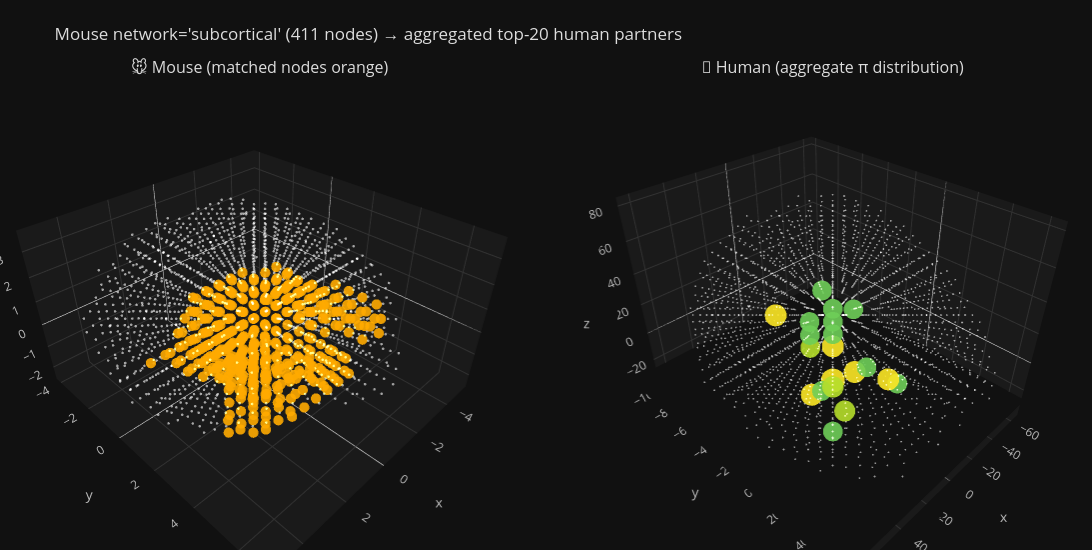

Notebook cell for this chart:
### Markdown cell above
### Translate a non-anchor region by network

Example: zona incerta is part of the `subcortical` network. Aggregate all
411 mouse subcortical nodes' π rows to see where they map collectively in human.
(Yes, this includes thalamus, hypothalamus, etc. since they all live in this
network — there's no finer-grained label for zona incerta in the Garin atlas.)

### Code cell
plot_region_translation(model, network='subcortical',
                          source='mouse', top_k=20, dark=True)

### Figure 1 — Plotly figure (JSON) as saved in the notebook; plotly's stock layout.template omitted (floating-point values rounded to 4 significant figures; data arrays with more than 128 entries replaced by an {"elided": "..."} marker saying what was removed)
{"data": [{"hovertemplate": "%{text}<extra></extra>", "marker": {"color": {"elided": "1864 str values"}, "line": {"width": 0}, "opacity": 0.9, "size": {"elided": "1864 int values"}}, "mode": "markers", "scene": "scene", "showlegend": false, "text": {"elided": "1864 str values"}, "type": "scatter3d", "x": {"elided": "1864 float values"}, "y": {"elided": "1864 float values"}, "z": {"elided": "1864 float values"}}, {"hovertemplate": "%{text}<extra></extra>", "marker": {"color": {"elided": "2094 str values"}, "line": {"width": 0}, "opacity": 0.9, "size": {"elided": "2094 float values"}}, "mode": "markers", "scene": "scene2", "showlegend": false, "text": {"elided": "2094 str values"}, "type": "scatter3d", "x": {"elided": "2094 float values"}, "y": {"elided": "2094 float values"}, "z": {"elided": "2094 float values"}}], "layout": {"annotations": [{"font": {"size": 16}, "showarrow": false, "text": "🐭 Mouse (matched nodes orange)", "x": 0.2375, "xanchor": "center", "xref": "paper", "y": 1, "yanchor": "bottom", "yref": "paper"}, {"font": {"size": 16}, "showarrow": false, "text": "🧠 Human (aggregate π distribution)", "x": 0.7625, "xanchor": "center", "xref": "paper", "y": 1, "yanchor": "bottom", "yref": "paper"}], "font": {"color": "#ddd"}, "height": 550, "margin": {"b": 0, "l": 0, "r": 0, "t": 80}, "paper_bgcolor": "#111", "plot_bgcolor": "#111", "scene": {"aspectmode": "data", "bgcolor": "#111", "domain": {"x": [0, 0.475], "y": [0, 1]}, "xaxis": {"backgroundcolor": "#1a1a1a", "color": "#bbb", "gridcolor": "#333", "title": {"text": "x"}}, "yaxis": {"backgroundcolor": "#1a1a1a", "color": "#bbb", "gridcolor": "#333", "title": {"text": "y"}}, "zaxis": {"backgroundcolor": "#1a1a1a", "color": "#bbb", "gridcolor": "#333", "title": {"text": "z"}}}, "scene2": {"aspectmode": "data", "bgcolor": "#111", "domain": {"x": [0.525, 1], "y": [0, 1]}, "xaxis": {"backgroundcolor": "#1a1a1a", "color": "#bbb", "gridcolor": "#333", "title": {"text": "x"}}, "yaxis": {"backgroundcolor": "#1a1a1a", "color": "#bbb", "gridcolor": "#333", "title": {"text": "y"}}, "zaxis": {"backgroundcolor": "#1a1a1a", "color": "#bbb", "gridcolor": "#333", "title": {"text": "z"}}}, "title": {"text": "Mouse network='subcortical' (411 nodes) → aggregated top-20 human partners"}, "width": 1100}}
